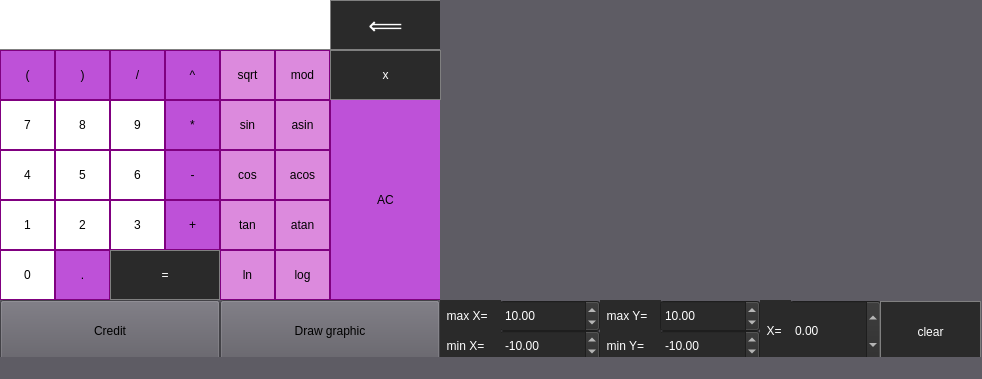
<?xml version="1.0" encoding="UTF-8"?>
<ui version="4.0">
 <class>MainWindow</class>
 <widget class="QMainWindow" name="MainWindow">
  <property name="geometry">
   <rect>
    <x>0</x>
    <y>0</y>
    <width>982</width>
    <height>379</height>
   </rect>
  </property>
  <property name="windowTitle">
   <string>MainWindow</string>
  </property>
  <property name="styleSheet">
   <string notr="true">
background-color: rgb(94, 92, 100);</string>
  </property>
  <widget class="QWidget" name="centralwidget">
   <widget class="QPushButton" name="zero">
    <property name="geometry">
     <rect>
      <x>0</x>
      <y>250</y>
      <width>55</width>
      <height>50</height>
     </rect>
    </property>
    <property name="styleSheet">
     <string notr="true">QPushButton {
	background-color: rgb(255, 255, 255);
	color: black;
	border: 1px solid purple;
}</string>
    </property>
    <property name="text">
     <string>0</string>
    </property>
   </widget>
   <widget class="QPushButton" name="sqrt">
    <property name="geometry">
     <rect>
      <x>220</x>
      <y>50</y>
      <width>55</width>
      <height>50</height>
     </rect>
    </property>
    <property name="styleSheet">
     <string notr="true">QPushButton {
	background-color: rgb(220, 138, 221);
	color: black;
	border: 1px solid purple;
}</string>
    </property>
    <property name="text">
     <string>sqrt</string>
    </property>
   </widget>
   <widget class="QPushButton" name="asin">
    <property name="geometry">
     <rect>
      <x>275</x>
      <y>100</y>
      <width>55</width>
      <height>50</height>
     </rect>
    </property>
    <property name="styleSheet">
     <string notr="true">QPushButton {
	background-color: rgb(220, 138, 221);
	color: black;
	border: 1px solid purple;
}</string>
    </property>
    <property name="text">
     <string>asin</string>
    </property>
   </widget>
   <widget class="QPushButton" name="two">
    <property name="geometry">
     <rect>
      <x>55</x>
      <y>200</y>
      <width>55</width>
      <height>50</height>
     </rect>
    </property>
    <property name="styleSheet">
     <string notr="true">QPushButton {
	background-color: rgb(255, 255, 255);
	color: black;
	border: 1px solid purple;
}</string>
    </property>
    <property name="text">
     <string>2</string>
    </property>
   </widget>
   <widget class="QDoubleSpinBox" name="Xmin">
    <property name="geometry">
     <rect>
      <x>500</x>
      <y>330</y>
      <width>100</width>
      <height>31</height>
     </rect>
    </property>
    <property name="contextMenuPolicy">
     <enum>Qt::NoContextMenu</enum>
    </property>
    <property name="autoFillBackground">
     <bool>false</bool>
    </property>
    <property name="styleSheet">
     <string notr="true">	background-color: rgb(42, 42, 42);
	color: white;

</string>
    </property>
    <property name="specialValueText">
     <string/>
    </property>
    <property name="minimum">
     <double>-1000000.000000000000000</double>
    </property>
    <property name="maximum">
     <double>1000000.000000000000000</double>
    </property>
    <property name="value">
     <double>-10.000000000000000</double>
    </property>
   </widget>
   <widget class="QPushButton" name="cos">
    <property name="geometry">
     <rect>
      <x>220</x>
      <y>150</y>
      <width>55</width>
      <height>50</height>
     </rect>
    </property>
    <property name="styleSheet">
     <string notr="true">QPushButton {
	background-color: rgb(220, 138, 221);
	color: black;
	border: 1px solid purple;
}</string>
    </property>
    <property name="text">
     <string>cos</string>
    </property>
   </widget>
   <widget class="QPushButton" name="mul">
    <property name="geometry">
     <rect>
      <x>165</x>
      <y>100</y>
      <width>55</width>
      <height>50</height>
     </rect>
    </property>
    <property name="styleSheet">
     <string notr="true">QPushButton {
	background-color: rgb(190, 81, 216);
	color: black;
	border: 1px solid purple;
}</string>
    </property>
    <property name="text">
     <string>*</string>
    </property>
   </widget>
   <widget class="QPushButton" name="sin">
    <property name="geometry">
     <rect>
      <x>220</x>
      <y>100</y>
      <width>55</width>
      <height>50</height>
     </rect>
    </property>
    <property name="styleSheet">
     <string notr="true">QPushButton {
	background-color: rgb(220, 138, 221);
	color: black;
	border: 1px solid purple;
}</string>
    </property>
    <property name="text">
     <string>sin</string>
    </property>
   </widget>
   <widget class="QPushButton" name="right_b">
    <property name="geometry">
     <rect>
      <x>55</x>
      <y>50</y>
      <width>55</width>
      <height>50</height>
     </rect>
    </property>
    <property name="styleSheet">
     <string notr="true">QPushButton {
	background-color: rgb(190, 81, 216);
	color: black;
	border: 1px solid purple;
}</string>
    </property>
    <property name="text">
     <string>)</string>
    </property>
   </widget>
   <widget class="QPushButton" name="eight">
    <property name="geometry">
     <rect>
      <x>55</x>
      <y>100</y>
      <width>55</width>
      <height>50</height>
     </rect>
    </property>
    <property name="styleSheet">
     <string notr="true">QPushButton {
	background-color: rgb(255, 255, 255);
	color: black;
	border: 1px solid purple;
}</string>
    </property>
    <property name="text">
     <string>8</string>
    </property>
   </widget>
   <widget class="QPushButton" name="one">
    <property name="geometry">
     <rect>
      <x>0</x>
      <y>200</y>
      <width>55</width>
      <height>50</height>
     </rect>
    </property>
    <property name="styleSheet">
     <string notr="true">QPushButton {
	background-color: rgb(255, 255, 255);
	color: black;
	border: 1px solid purple;
}</string>
    </property>
    <property name="text">
     <string>1</string>
    </property>
   </widget>
   <widget class="QPushButton" name="mod">
    <property name="geometry">
     <rect>
      <x>275</x>
      <y>50</y>
      <width>55</width>
      <height>50</height>
     </rect>
    </property>
    <property name="styleSheet">
     <string notr="true">QPushButton {
	background-color: rgb(220, 138, 221);
	color: black;
	border: 1px solid purple;
}</string>
    </property>
    <property name="text">
     <string>mod</string>
    </property>
   </widget>
   <widget class="QPushButton" name="log">
    <property name="geometry">
     <rect>
      <x>275</x>
      <y>250</y>
      <width>55</width>
      <height>50</height>
     </rect>
    </property>
    <property name="styleSheet">
     <string notr="true">QPushButton {
	background-color: rgb(220, 138, 221);
	color: black;
	border: 1px solid purple;
}</string>
    </property>
    <property name="text">
     <string>log</string>
    </property>
   </widget>
   <widget class="QPushButton" name="acos">
    <property name="geometry">
     <rect>
      <x>275</x>
      <y>150</y>
      <width>55</width>
      <height>50</height>
     </rect>
    </property>
    <property name="styleSheet">
     <string notr="true">QPushButton {
	background-color: rgb(220, 138, 221);
	color: black;
	border: 1px solid purple;
}</string>
    </property>
    <property name="text">
     <string>acos</string>
    </property>
   </widget>
   <widget class="QLabel" name="result_text">
    <property name="geometry">
     <rect>
      <x>0</x>
      <y>0</y>
      <width>331</width>
      <height>50</height>
     </rect>
    </property>
    <property name="styleSheet">
     <string notr="true">QLabel 
{
	border-bottom: 1px solid gray;
	color: black;
	background-color : white ;
}

</string>
    </property>
    <property name="text">
     <string/>
    </property>
    <property name="alignment">
     <set>Qt::AlignRight|Qt::AlignTrailing|Qt::AlignVCenter</set>
    </property>
   </widget>
   <widget class="QPushButton" name="dot">
    <property name="geometry">
     <rect>
      <x>55</x>
      <y>250</y>
      <width>55</width>
      <height>50</height>
     </rect>
    </property>
    <property name="styleSheet">
     <string notr="true">QPushButton {
	background-color: rgb(190, 81, 216);
	color: black;
	border: 1px solid purple;
}</string>
    </property>
    <property name="text">
     <string>.</string>
    </property>
   </widget>
   <widget class="QPushButton" name="six">
    <property name="geometry">
     <rect>
      <x>110</x>
      <y>150</y>
      <width>55</width>
      <height>50</height>
     </rect>
    </property>
    <property name="styleSheet">
     <string notr="true">QPushButton {
	background-color: rgb(255, 255, 255);
	color: black;
	border: 1px solid purple;
}</string>
    </property>
    <property name="text">
     <string>6</string>
    </property>
   </widget>
   <widget class="QPushButton" name="seven">
    <property name="geometry">
     <rect>
      <x>0</x>
      <y>100</y>
      <width>55</width>
      <height>50</height>
     </rect>
    </property>
    <property name="styleSheet">
     <string notr="true">QPushButton {
	background-color: rgb(255, 255, 255);
	color: black;
	border: 1px solid purple;
}</string>
    </property>
    <property name="text">
     <string>7</string>
    </property>
   </widget>
   <widget class="QPushButton" name="tan">
    <property name="geometry">
     <rect>
      <x>220</x>
      <y>200</y>
      <width>55</width>
      <height>50</height>
     </rect>
    </property>
    <property name="styleSheet">
     <string notr="true">QPushButton {
	background-color: rgb(220, 138, 221);
	color: black;
	border: 1px solid purple;
}</string>
    </property>
    <property name="text">
     <string>tan</string>
    </property>
   </widget>
   <widget class="QPushButton" name="three">
    <property name="geometry">
     <rect>
      <x>110</x>
      <y>200</y>
      <width>55</width>
      <height>50</height>
     </rect>
    </property>
    <property name="styleSheet">
     <string notr="true">QPushButton {
	background-color: rgb(255, 255, 255);
	color: black;
	border: 1px solid purple;
}</string>
    </property>
    <property name="text">
     <string>3</string>
    </property>
   </widget>
   <widget class="QPushButton" name="atan">
    <property name="geometry">
     <rect>
      <x>275</x>
      <y>200</y>
      <width>55</width>
      <height>50</height>
     </rect>
    </property>
    <property name="styleSheet">
     <string notr="true">QPushButton {
	background-color: rgb(220, 138, 221);
	color: black;
	border: 1px solid purple;
}</string>
    </property>
    <property name="text">
     <string>atan</string>
    </property>
   </widget>
   <widget class="QPushButton" name="plus">
    <property name="geometry">
     <rect>
      <x>165</x>
      <y>200</y>
      <width>55</width>
      <height>50</height>
     </rect>
    </property>
    <property name="styleSheet">
     <string notr="true">QPushButton {
	background-color: rgb(190, 81, 216);
	color: black;
	border: 1px solid purple;
}</string>
    </property>
    <property name="text">
     <string>+</string>
    </property>
   </widget>
   <widget class="QPushButton" name="left_b">
    <property name="geometry">
     <rect>
      <x>0</x>
      <y>50</y>
      <width>55</width>
      <height>50</height>
     </rect>
    </property>
    <property name="styleSheet">
     <string notr="true">QPushButton {
	background-color: rgb(190, 81, 216);
	color: black;
	border: 1px solid purple;
}</string>
    </property>
    <property name="text">
     <string>(</string>
    </property>
   </widget>
   <widget class="QPushButton" name="delete_one">
    <property name="geometry">
     <rect>
      <x>330</x>
      <y>0</y>
      <width>111</width>
      <height>50</height>
     </rect>
    </property>
    <property name="font">
     <font>
      <pointsize>18</pointsize>
     </font>
    </property>
    <property name="styleSheet">
     <string notr="true">QPushButton {
	background-color: rgb(42, 42, 42);
	color: white;
	border: 1px solid gray;
}</string>
    </property>
    <property name="text">
     <string>⟸</string>
    </property>
   </widget>
   <widget class="QPushButton" name="pow">
    <property name="geometry">
     <rect>
      <x>165</x>
      <y>50</y>
      <width>55</width>
      <height>50</height>
     </rect>
    </property>
    <property name="styleSheet">
     <string notr="true">QPushButton {
	background-color: rgb(190, 81, 216);
	color: black;
	border: 1px solid purple;
}</string>
    </property>
    <property name="text">
     <string>^</string>
    </property>
   </widget>
   <widget class="QPushButton" name="ln">
    <property name="geometry">
     <rect>
      <x>220</x>
      <y>250</y>
      <width>55</width>
      <height>50</height>
     </rect>
    </property>
    <property name="styleSheet">
     <string notr="true">QPushButton {
	background-color: rgb(220, 138, 221);
	color: black;
	border: 1px solid purple;
}</string>
    </property>
    <property name="text">
     <string>ln</string>
    </property>
   </widget>
   <widget class="QPushButton" name="credit">
    <property name="geometry">
     <rect>
      <x>0</x>
      <y>300</y>
      <width>220</width>
      <height>61</height>
     </rect>
    </property>
    <property name="text">
     <string>Credit</string>
    </property>
   </widget>
   <widget class="QPushButton" name="minus">
    <property name="geometry">
     <rect>
      <x>165</x>
      <y>150</y>
      <width>55</width>
      <height>50</height>
     </rect>
    </property>
    <property name="styleSheet">
     <string notr="true">QPushButton {
	background-color: rgb(190, 81, 216);
	color: black;
	border: 1px solid purple;
}</string>
    </property>
    <property name="text">
     <string>-</string>
    </property>
   </widget>
   <widget class="QPushButton" name="four">
    <property name="geometry">
     <rect>
      <x>0</x>
      <y>150</y>
      <width>55</width>
      <height>50</height>
     </rect>
    </property>
    <property name="styleSheet">
     <string notr="true">QPushButton {
	background-color: rgb(255, 255, 255);
	color: black;
	border: 1px solid purple;
}</string>
    </property>
    <property name="text">
     <string>4</string>
    </property>
   </widget>
   <widget class="QPushButton" name="five">
    <property name="geometry">
     <rect>
      <x>55</x>
      <y>150</y>
      <width>55</width>
      <height>50</height>
     </rect>
    </property>
    <property name="styleSheet">
     <string notr="true">QPushButton {
	background-color: rgb(255, 255, 255);
	color: black;
	border: 1px solid purple;
}</string>
    </property>
    <property name="text">
     <string>5</string>
    </property>
   </widget>
   <widget class="QPushButton" name="draw">
    <property name="geometry">
     <rect>
      <x>220</x>
      <y>300</y>
      <width>220</width>
      <height>61</height>
     </rect>
    </property>
    <property name="text">
     <string>Draw graphic</string>
    </property>
   </widget>
   <widget class="QPushButton" name="result">
    <property name="geometry">
     <rect>
      <x>110</x>
      <y>250</y>
      <width>110</width>
      <height>50</height>
     </rect>
    </property>
    <property name="styleSheet">
     <string notr="true">QPushButton {
	background-color: rgb(42, 42, 42);
	color: white;
	border: 1px solid gray;
}</string>
    </property>
    <property name="text">
     <string>=</string>
    </property>
   </widget>
   <widget class="QPushButton" name="div">
    <property name="geometry">
     <rect>
      <x>110</x>
      <y>50</y>
      <width>55</width>
      <height>50</height>
     </rect>
    </property>
    <property name="styleSheet">
     <string notr="true">QPushButton {
	background-color: rgb(190, 81, 216);
	color: black;
	border: 1px solid purple;
}</string>
    </property>
    <property name="text">
     <string>/</string>
    </property>
   </widget>
   <widget class="QPushButton" name="nine">
    <property name="geometry">
     <rect>
      <x>110</x>
      <y>100</y>
      <width>55</width>
      <height>50</height>
     </rect>
    </property>
    <property name="styleSheet">
     <string notr="true">QPushButton {
	background-color: rgb(255, 255, 255);
	color: black;
	border: 1px solid purple;
}</string>
    </property>
    <property name="text">
     <string>9</string>
    </property>
   </widget>
   <widget class="QPushButton" name="AC">
    <property name="geometry">
     <rect>
      <x>330</x>
      <y>99</y>
      <width>111</width>
      <height>201</height>
     </rect>
    </property>
    <property name="styleSheet">
     <string notr="true">QPushButton {
	background-color: rgb(190, 81, 216);
	color: black;
	border: 1px solid purple;
}</string>
    </property>
    <property name="text">
     <string>AC</string>
    </property>
   </widget>
   <widget class="QCustomPlot" name="widget" native="true">
    <property name="geometry">
     <rect>
      <x>440</x>
      <y>0</y>
      <width>541</width>
      <height>301</height>
     </rect>
    </property>
    <property name="styleSheet">
     <string notr="true">QPushButton {
	font: 17pt &quot;Ubuntu&quot;;
	background-color: rgb(42, 42, 42);
	color: white;
	border: 1px solid gray;
}</string>
    </property>
   </widget>
   <widget class="QPushButton" name="x">
    <property name="geometry">
     <rect>
      <x>330</x>
      <y>50</y>
      <width>111</width>
      <height>50</height>
     </rect>
    </property>
    <property name="styleSheet">
     <string notr="true">QPushButton {
	font: 17pt &quot;Ubuntu&quot;;
	background-color: rgb(42, 42, 42);
	color: white;
	border: 1px solid gray;
}</string>
    </property>
    <property name="text">
     <string>x</string>
    </property>
   </widget>
   <widget class="QDoubleSpinBox" name="x_eq">
    <property name="geometry">
     <rect>
      <x>790</x>
      <y>300</y>
      <width>91</width>
      <height>62</height>
     </rect>
    </property>
    <property name="styleSheet">
     <string notr="true">	background-color: rgb(42, 42, 42);
	color: white;
	

</string>
    </property>
    <property name="minimum">
     <double>-1000000.000000000000000</double>
    </property>
    <property name="maximum">
     <double>1000000.000000000000000</double>
    </property>
    <property name="value">
     <double>0.000000000000000</double>
    </property>
   </widget>
   <widget class="QLabel" name="label">
    <property name="geometry">
     <rect>
      <x>760</x>
      <y>300</y>
      <width>31</width>
      <height>61</height>
     </rect>
    </property>
    <property name="styleSheet">
     <string notr="true">	background-color: rgb(42, 42, 42);
	color: white;
	

</string>
    </property>
    <property name="text">
     <string>  X=</string>
    </property>
   </widget>
   <widget class="QDoubleSpinBox" name="Xmax">
    <property name="geometry">
     <rect>
      <x>500</x>
      <y>300</y>
      <width>100</width>
      <height>32</height>
     </rect>
    </property>
    <property name="styleSheet">
     <string notr="true">	background-color: rgb(42, 42, 42);
	color: white;

</string>
    </property>
    <property name="minimum">
     <double>-1000000.000000000000000</double>
    </property>
    <property name="maximum">
     <double>1000000.000000000000000</double>
    </property>
    <property name="value">
     <double>10.000000000000000</double>
    </property>
   </widget>
   <widget class="QLabel" name="label_xMin">
    <property name="geometry">
     <rect>
      <x>440</x>
      <y>330</y>
      <width>61</width>
      <height>31</height>
     </rect>
    </property>
    <property name="styleSheet">
     <string notr="true">	background-color: rgb(42, 42, 42);
	color: white;
	

</string>
    </property>
    <property name="text">
     <string>  min X=</string>
    </property>
   </widget>
   <widget class="QLabel" name="label_xMax">
    <property name="geometry">
     <rect>
      <x>440</x>
      <y>300</y>
      <width>61</width>
      <height>31</height>
     </rect>
    </property>
    <property name="styleSheet">
     <string notr="true">	background-color: rgb(42, 42, 42);
	color: white;
	

</string>
    </property>
    <property name="text">
     <string>  max X=</string>
    </property>
   </widget>
   <widget class="QDoubleSpinBox" name="Ymin">
    <property name="geometry">
     <rect>
      <x>660</x>
      <y>330</y>
      <width>100</width>
      <height>31</height>
     </rect>
    </property>
    <property name="contextMenuPolicy">
     <enum>Qt::NoContextMenu</enum>
    </property>
    <property name="autoFillBackground">
     <bool>false</bool>
    </property>
    <property name="styleSheet">
     <string notr="true">	background-color: rgb(42, 42, 42);
	color: white;

</string>
    </property>
    <property name="specialValueText">
     <string/>
    </property>
    <property name="minimum">
     <double>-1000000.000000000000000</double>
    </property>
    <property name="maximum">
     <double>1000000.000000000000000</double>
    </property>
    <property name="value">
     <double>-10.000000000000000</double>
    </property>
   </widget>
   <widget class="QLabel" name="label_yMax">
    <property name="geometry">
     <rect>
      <x>600</x>
      <y>300</y>
      <width>61</width>
      <height>31</height>
     </rect>
    </property>
    <property name="styleSheet">
     <string notr="true">	background-color: rgb(42, 42, 42);
	color: white;
	

</string>
    </property>
    <property name="text">
     <string>  max Y=</string>
    </property>
   </widget>
   <widget class="QDoubleSpinBox" name="Ymax">
    <property name="geometry">
     <rect>
      <x>660</x>
      <y>300</y>
      <width>100</width>
      <height>32</height>
     </rect>
    </property>
    <property name="styleSheet">
     <string notr="true">	background-color: rgb(42, 42, 42);
	color: white;

</string>
    </property>
    <property name="minimum">
     <double>-1000000.000000000000000</double>
    </property>
    <property name="maximum">
     <double>1000000.000000000000000</double>
    </property>
    <property name="value">
     <double>10.000000000000000</double>
    </property>
   </widget>
   <widget class="QLabel" name="label_yMin">
    <property name="geometry">
     <rect>
      <x>600</x>
      <y>330</y>
      <width>61</width>
      <height>31</height>
     </rect>
    </property>
    <property name="styleSheet">
     <string notr="true">	background-color: rgb(42, 42, 42);
	color: white;
	

</string>
    </property>
    <property name="text">
     <string>  min Y=</string>
    </property>
   </widget>
   <widget class="QPushButton" name="clear">
    <property name="geometry">
     <rect>
      <x>880</x>
      <y>301</y>
      <width>101</width>
      <height>61</height>
     </rect>
    </property>
    <property name="styleSheet">
     <string notr="true">QPushButton {
	background-color: rgb(42, 42, 42);
	color: white;
	border: 1px solid gray;
}</string>
    </property>
    <property name="text">
     <string>clear</string>
    </property>
   </widget>
  </widget>
  <widget class="QStatusBar" name="statusbar"/>
 </widget>
 <customwidgets>
  <customwidget>
   <class>QCustomPlot</class>
   <extends>QWidget</extends>
   <header>qcustomplot.h</header>
   <container>1</container>
  </customwidget>
 </customwidgets>
 <resources/>
 <connections/>
</ui>
